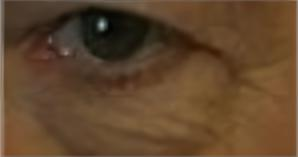
#> input picture OpenCV/test.jpg, 298 x 157 px
$ python CalculateWrinkles.py
#> lines starting #> are read from the running program, lines starting #| are printed output that depends on the picture; long printed decimals are rounded
import cv2
import numpy as np

# Load the image
image = cv2.imread('test.jpg')
#> image is the input picture: shape (157, 298, 3); mean B, G, R 43.9, 69.4, 96.2

# Convert the image to grayscale
gray = cv2.cvtColor(image, cv2.COLOR_BGR2GRAY)
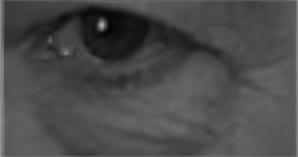
#> gray: shape (157, 298); min 1, max 176, mean 74.5

# Apply Gaussian blur to reduce noise
blurred = cv2.GaussianBlur(gray, (5, 5), 0)

# Perform Canny edge detection
edges = cv2.Canny(blurred, 10, 50)
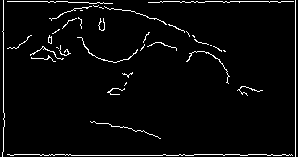
#> edges: shape (157, 298); 3.6% white in thin lines or dots

# Find contours in the image
contours, _ = cv2.findContours(edges, cv2.RETR_EXTERNAL, cv2.CHAIN_APPROX_SIMPLE)
#> contours = 37 contours, all with area under 20

# Filter contours based on area or other criteria if needed
# contours = [contour for contour in contours if cv2.contourArea(contour) > threshold_area]

# Calculate the length of each contour
for contour in contours:
    arc_length = cv2.arcLength(contour, True)
    print("Wrinkle length:", arc_length)

    # Draw the contour and its length on the image
    cv2.drawContours(image, [contour], -1, (0, 255, 0), 2)
    cv2.putText(image, f"Length: {arc_length:.2f}", (contour[0][0][0], contour[0][0][1] - 10),
                cv2.FONT_HERSHEY_SIMPLEX, 0.5, (0, 255, 0), 2)
#> this loop made 37 passes
#> arc_length on passes 1, 2, 3, 4, 5, 6, 7, 8, 11, 12, 14, 15: 599, 161.3, 63.46, 85.5, 7.66, 29.8, 59.21, 153.1, 20.73, 93.4, 57.7, 15.31
#> (contour, arc_length) on passes 9, 10, 13, 19, 29, 36: ([[223, 50], [224, 51], [225, 51], [224, 50]], 4.83), ([[56, 47], [57, 47], [58, 48], [57, 47]], 4.83), ([[210, 45], [211, 45]], 2), ([[192, 35], [194, 37], [194, 36], [193, 35]], 6.24), ([[80, 10], [82, 10]], 4), ([[295, 0], [295, 156]], 312)
#| Wrinkle length: 598.995
#| Wrinkle length: 161.296
#| Wrinkle length: 63.456
#| Wrinkle length: 85.497
#| Wrinkle length: 7.657
#| Wrinkle length: 29.799
#| Wrinkle length: 59.213
#| Wrinkle length: 153.095
#> (further printed lines are left out)
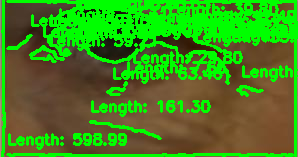
#> image: shape (157, 298, 3); mean B, G, R 29, 136.7, 65.2

# Display the image with contours and lengths
cv2.imshow('Wrinkle Contours', image)
cv2.waitKey(0)
cv2.destroyAllWindows()
